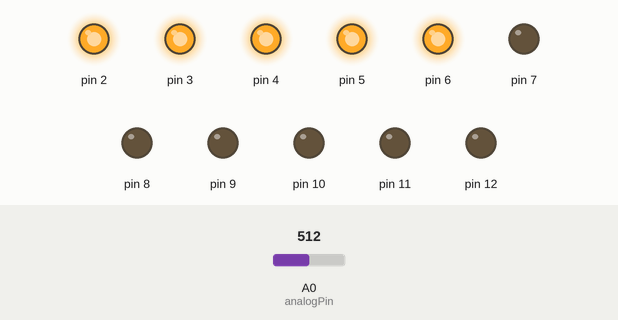
Recording of a sketch running on a simulated Arduino Uno, built with avr-gcc and run on an emulated ATmega328P. On the bench: output pins drawn as LEDs (lit = HIGH). Inputs (shaded band) come from the test bench; at power-on: A0 (analogPin) = 512.

Above: at 1.2 s.
1.3 s: A0 (analogPin) set to 554
2.8 s: A0 (analogPin) set to 579
At 3.9 s:
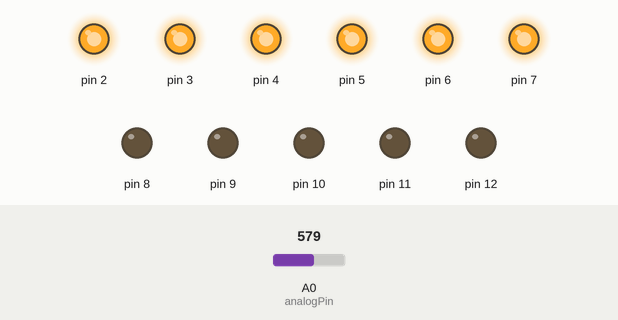
4.3 s: A0 (analogPin) set to 716
At 5.0 s:
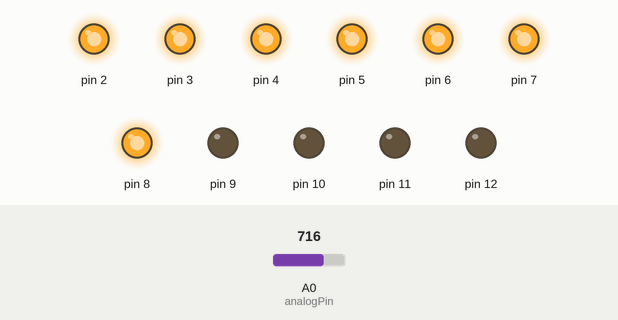
5.8 s: A0 (analogPin) set to 739
7.3 s: A0 (analogPin) set to 762
At 8.5 s:
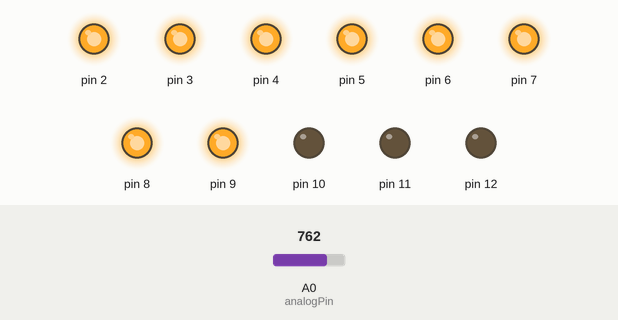
8.8 s: A0 (analogPin) set to 511
At 9.6 s:
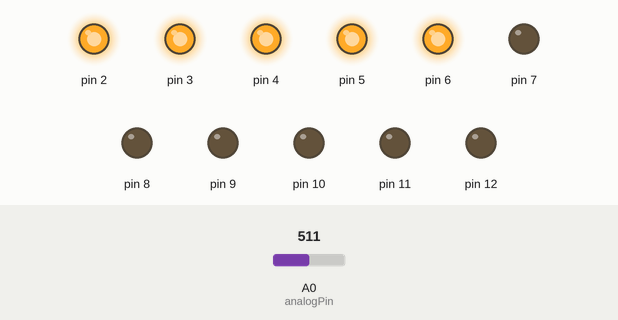
Timing chart, 0 to 11.3 s (numbered marks = the images above; inputs shaded):
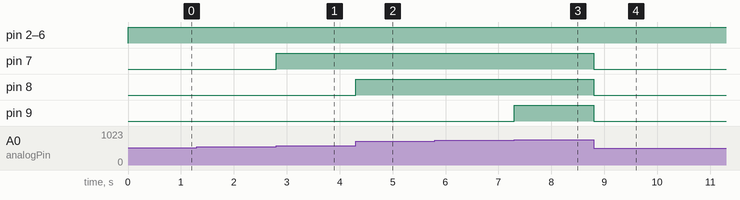

Measured:
- the behaviour switches between 561 and 562 on A0 (analogPin) (found by bisection; images 0 and 1)
- the behaviour switches between 746 and 747 on A0 (analogPin) (found by bisection; images 2 and 3)
- after the input at 1.3 s, every drawn part: stays the same
- after the input at 2.8 s, pin 7: LOW → HIGH at once
- after the input at 4.3 s, pin 8: LOW → HIGH at once
- after the input at 5.8 s, every drawn part: stays the same
- after the input at 7.3 s, pin 9: LOW → HIGH at once
- after the input at 8.8 s, pin 7–9: HIGH → LOW at once

The sketch:

Led_Music_Visualizer.ino
```cpp
const int numLEDs = 10;      // Number of LEDs in the visualizer
const int analogPin = A0;    // Connect the microphone or audio input to this pin
const int threshold = 100;   // Adjust the threshold based on ambient noise

void setup() {
  pinMode(analogPin, INPUT);
  for (int i = 2; i <= 2 + numLEDs; i++) {
    pinMode(i, OUTPUT);
  }
  Serial.begin(9600);
  while (!Serial); // Wait for the serial monitor to open
}

void loop() {
  int sensorValue = analogRead(analogPin);

  if (sensorValue > threshold) {
    int mappedValue = map(sensorValue, threshold, 1023, 0, numLEDs);
    displayVisualizer(mappedValue);
  } else {
    turnOffLEDs();
  }
}

void displayVisualizer(int numLitLEDs) {
  for (int i = 2; i <= 2 + numLEDs; i++) {
    if (i <= numLitLEDs + 2) {
      digitalWrite(i, HIGH);
    } else {
      digitalWrite(i, LOW);
    }
  }
}

void turnOffLEDs() {
  for (int i = 2; i <= 2 + numLEDs; i++) {
    digitalWrite(i, LOW);
  }
}
```
